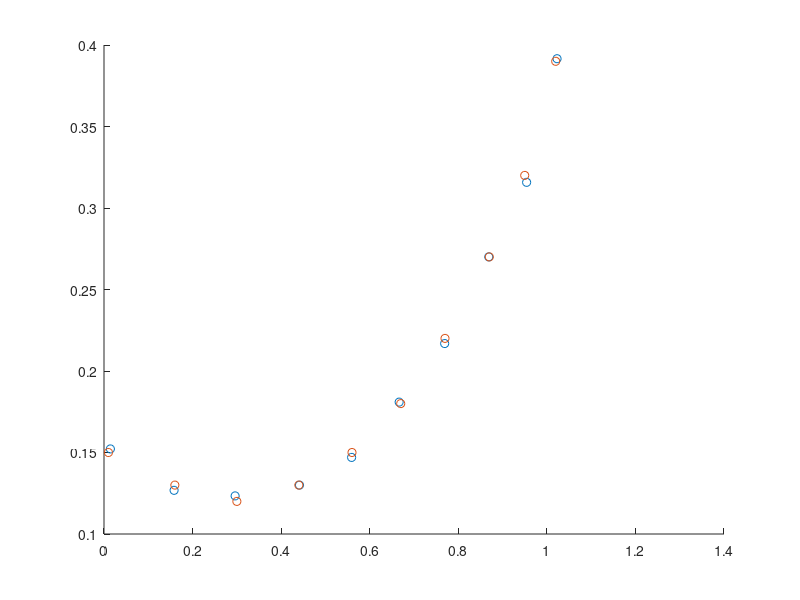

Here is the MATLAB script that generated this plot: (Note: this script raises an error after producing the figure.)
%%%%%%%%%%%%%%%%%%%%%%%%%%%%%%%%%%%%%%%%%%%%%%%%%%%%%%%%%%%%%%%%%%
% Problem 2
%%%%%%%%%%%%%%%%%%%%%%%%%%%%%%%%%%%%%%%%%%%%%%%%%%%%%%%%%%%%%%%%%%

%(a)
A = [1/3 1/3  2/3; 2/3 2/3 4/3; 1/3 2/3 3/3; 2/5 2/5 4/5; 3/5 1/5 4/5]

%(i)
rank(A)
%The rank is 2 as the matrix A has 3 columns but the third column is
%dependant on the other two columns. Hence the number of pivot columns is 2
%and hence the rank is 2.

%(ii)
[U,S,V] = svd(A)
diag(S)
%To Justify - The diagonal matrix S has only 2 singular values and hence
%the rank is 2.     

%(iii)
B = zeros(2000)
%Assigning singular values across the diagonal elements of n powers of
%(0.9)
for i = 1:2000
    B(i,i)= (0.9)^i;
end
rank(B)
rank(B, eps)


%(iv)
format long
diagonal_elements = B;
diag(diagonal_elements)


%(b)
%From Problem 1
x = [1.02 0.95 0.87 0.77 0.67 0.56 0.44 0.3 0.16 0.01]
y = [0.39 0.32 0.27 0.22 0.18 0.15 0.13 0.12 0.13 0.15]

X = [transpose(y.*y) transpose(x.*y) transpose(x) transpose(y) transpose(ones(size(x)))]
%To find the coefficient values 
B = X\transpose(x.*x)

%(i)
R = [-0.005 0.005]

for i = 1:5
    %N random numbers generated in the interval (a,b) using the formula
    %for the interval [-0.005,0.005]
    %randomn_1 = (rand(length(x),1)*(0.010))+min(R)
    %randomn_2 = (rand(length(x),1)*(0.010))+min(R)
    randomn_1 = -0.005 + (0.005+0.005).*rand(length(x),1)
    randomn_2 = -0.005 + (0.005+0.005).*rand(length(x),1)
    
    %On adding the noise
    x_val = x + randomn_1'
    y_val = y + randomn_2'

    X_val = [transpose(y_val.*y_val) transpose(x_val.*y_val) transpose(x_val) transpose(y_val) transpose(ones(size(x_val)))]

    B_val = X_val\(x_val.*x_val)'
    %figure()
    scatter(x_val,y_val)
    hold on

    scatter(x,y)

    ezplot(strrep(strcat('x^2  =',num2str(B(1)),'*y^2+',num2str(B(2)),'*x*y+', num2str(B(3)),'*x+',num2str(B(4)),'*y+',num2str(B(5))),'+-','-'))
    ezplot(strrep(strcat('x_val^2  =',num2str(B_val(1)),'*y_val^2+',num2str(B_val(2)), '*x_val*y_val+',num2str(B_val(3)),'*x_val+',num2str(B_val(4)),'*y_val+',num2str(B_val(5))),'+-','-'))
end
%Inference - It is observed that the values generated by the noise didnt
%differ much in value and hence were plotted as the same ellipse.

%(ii)
%SVD values of the orginal matrix
[u,s,v] = svd(X)
%SVD values of the noisy matrix
[u1,s1,v1] = svd(X_val)

%Setting the k value
for k = [0.1,0.01,0.001,0.0001,0.00001]
% SVD with tolerance
orig_x  = u(:,1:rank(s,k)) * s(1:rank(s,k),1:rank(s,k)) * v(:,1:rank(s,k))'
nois_x = u1(:,1:rank(s1,k)) * s1(1:rank(s1,k),1:rank(s,k)) * v1(:,1:rank(s1,k))'

orig_B = orig_x\(x.*x)'
nois_B = nois_x\(x_val.*x_val)'

figure()
scatter(x,y)
hold on

%Normal Graph
ezplot(strrep(strcat('x^2  =',num2str(B(1)),'*y^2+',num2str(B(2)),'*x*y+', num2str(B(3)),'*x+',num2str(B(4)),'*y+',num2str(B(5))),'+-','-'))
    
%Normal with the tolerance Grpah
ezplot(strrep(strcat('x_val^2  =',num2str(orig_B(1)),'*y_val^2+',num2str(orig_B(2)),'*x_val*y_val+',num2str(orig_B(3)),'*x_val+',num2str(orig_B(4)),'*y_val+',num2str(orig_B(5))),'+-','-'))

%Normal with noise and tolerance Graph
ezplot(strrep(strcat('x_val^2  =',num2str(nois_B(1)),'*y_val^2+',num2str(nois_B(2)),'*x_val*y_val+',num2str(nois_B(3)),'*x_val+',num2str(nois_B(4)),'*y_val+',num2str(nois_B(5))),'+-','-'))
hold off
end
